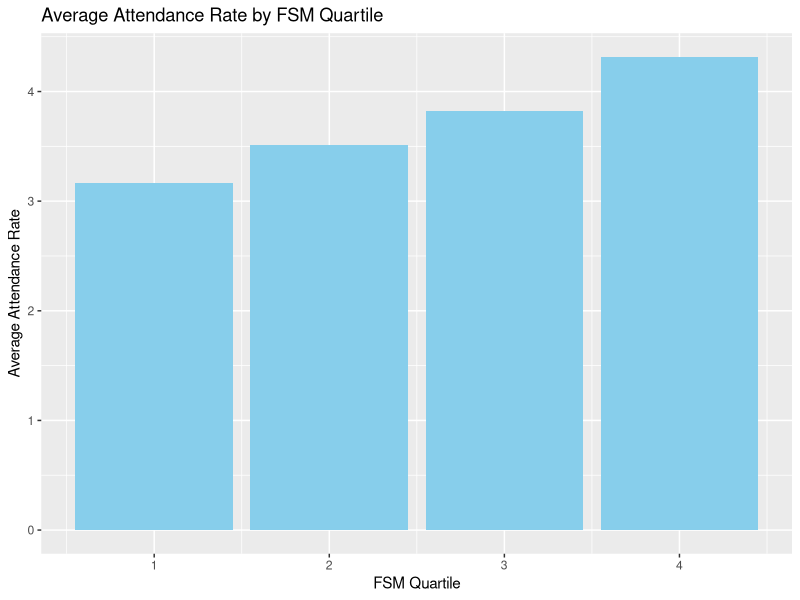
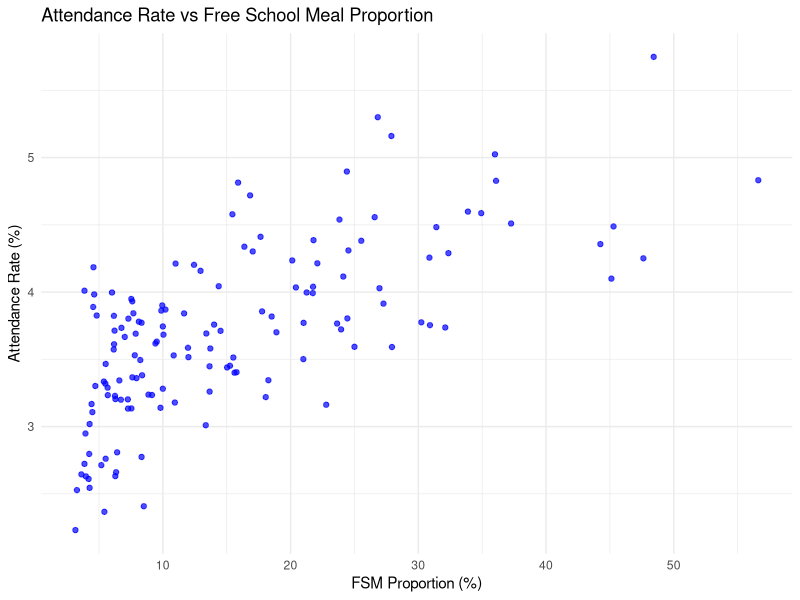
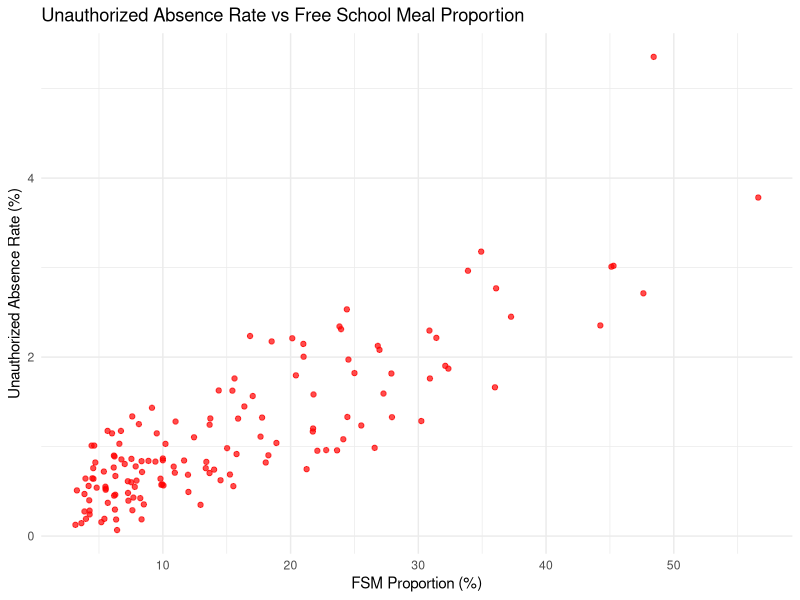
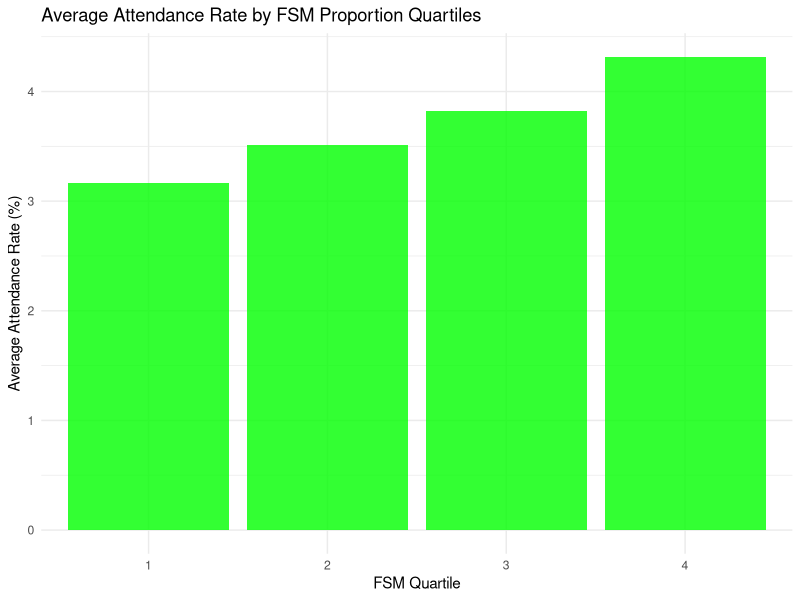
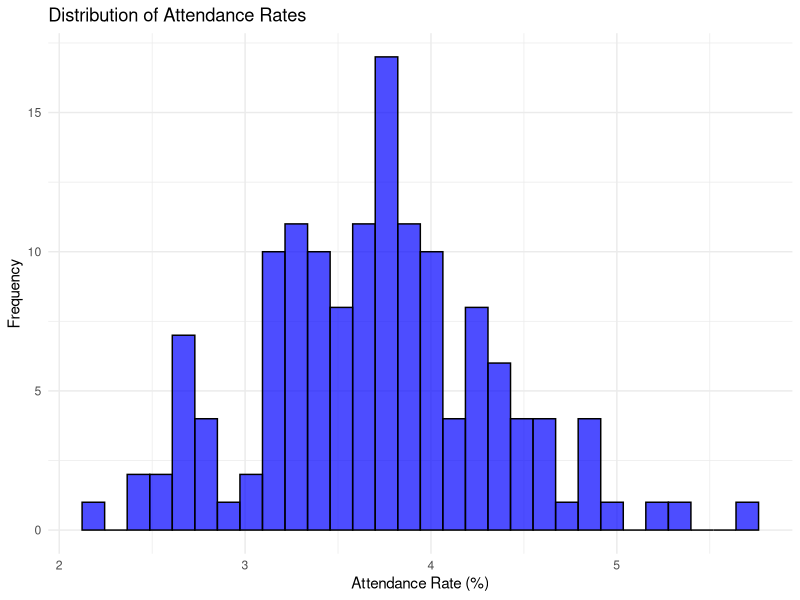
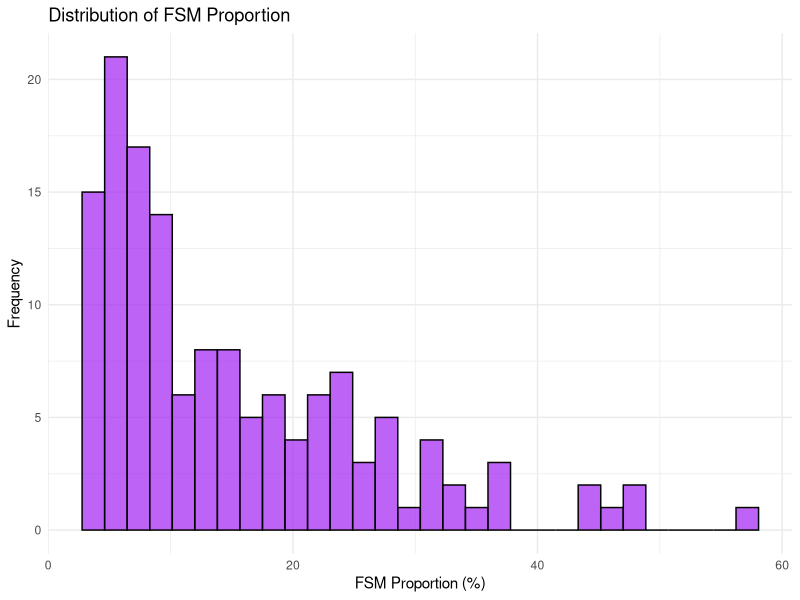
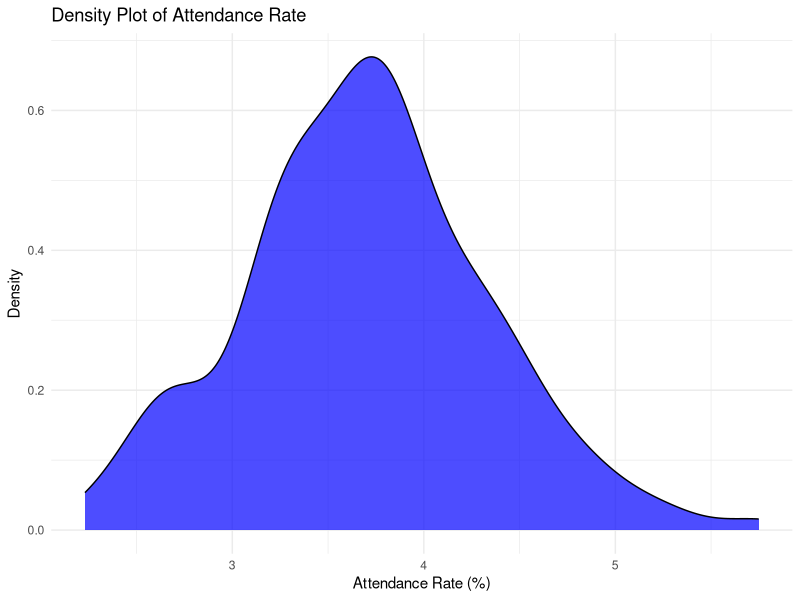
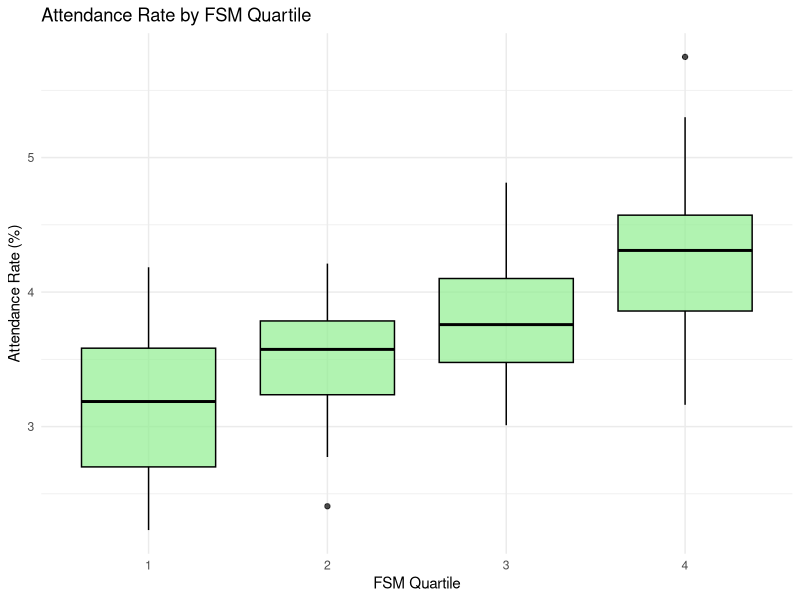

The R script that drew these images, in order:

# Installing Required Libraries for this project

install.packages("dplyr")
install.packages("ggplot2")


# Load required libraries
library(dplyr)
library(ggplot2)


# Loading Data Set
# Data Set Location in DataSet Folder

attendance <- read.csv("DataSet/secondary-attendance-csv-2.csv")
free_school_meals <- read.csv("DataSet/secondary-free-school-meals-csv-1.csv")

str(attendance)
str(free_school_meals)

# Cleaning Data

# Data Set -> Student Attendance
# Renaming Columns for better understanding
attendance <- attendance %>%
  rename(
    TotalPupils = Tot_Pupil,
    AuthorizedSessions = AuthSess,
    UnauthorizedSessions = UnauthSes,
    TotalSessions = TotalSess
  )

# Data Set -> Free School Meals
free_school_meals <- free_school_meals %>%
  rename(
    FSMEntitled = FSMEntitl,
    TotalRoll = TotalNOR
  )

# Merging Data 
merged_data <- merge(
  attendance, free_school_meals, 
  by = "lsoa11cd"
)

# Inspecting Merged Data set
head(merged_data)



# Calculating Metics
merged_data <- merged_data %>%
  mutate(
    AttendanceRate = (AuthorizedSessions / TotalSessions) * 100,
    UnauthorizedAbsenceRate = (UnauthorizedSessions / TotalSessions) * 100,
    FSMProportion = (FSMEntitled / TotalRoll) * 100
  )

# Inspecting the Merged Data
head(merged_data)

# Summary statistics
summary(merged_data)


# Getting 2 rows 1 coulmn 
head(merged_data,2)


# Correlation b/w FSM PROPORTION and ATTANDANCE METRICS
correlation_attendance <- cor(merged_data$FSMProportion, merged_data$AttendanceRate)

# Correlation b/w FSM PROPORTION and UNAUTHORIZED ABSENCE RATE
correlation_unauth <- cor(merged_data$FSMProportion, merged_data$UnauthorizedAbsenceRate)


print(paste("Correlation between FSM Proportion and Attendance Rate:", correlation_attendance))
print(paste("Correlation between FSM Proportion and Unauthorized Absence Rate:", correlation_unauth))


# Quartile Analysis
merged_data <- merged_data %>%
  mutate(FSMQuartile = ntile(FSMProportion, 4))

# Summary of FSM Quartile
quartile_summary <- merged_data %>%
  group_by(FSMQuartile) %>%
  summarize(AverageAttendanceRate = mean(AttendanceRate, na.rm = TRUE))


print(quartile_summary)



# Visulization of Quartile Analysis
# Bar Plot of FSM Quartile vs Average Attendance Rate

ggplot(quartile_summary, aes(x = FSMQuartile, y = AverageAttendanceRate)) +
  geom_bar(stat = "identity", fill = "skyblue") +
  labs(
    title = "Average Attendance Rate by FSM Quartile",
    x = "FSM Quartile",
    y = "Average Attendance Rate"
  )


# Scatter Plot
# Attendance Rate vs FSM Proportion


ggplot(merged_data, aes(x = FSMProportion, y = AttendanceRate)) +
  geom_point(color = "blue", alpha = 0.7) +
  ggtitle("Attendance Rate vs Free School Meal Proportion") +
  xlab("FSM Proportion (%)") +
  ylab("Attendance Rate (%)") +
  theme_minimal()


# Scatter Plot
# Unauthorized Absence Rate vs FSM Proportion'

ggplot(merged_data, aes(x = FSMProportion, y = UnauthorizedAbsenceRate)) +
  geom_point(color = "red", alpha = 0.7) +
  ggtitle("Unauthorized Absence Rate vs Free School Meal Proportion") +
  xlab("FSM Proportion (%)") +
  ylab("Unauthorized Absence Rate (%)") +
  theme_minimal()

# Bar Plot
# Average Attendance Rate by FSM Proportion Quartiles

ggplot(quartile_summary, aes(x = factor(FSMQuartile), y = AverageAttendanceRate)) +
  geom_bar(stat = "identity", fill = "green", alpha = 0.8) +
  ggtitle("Average Attendance Rate by FSM Proportion Quartiles") +
  xlab("FSM Quartile") +
  ylab("Average Attendance Rate (%)") +
  theme_minimal()




# Histogram
# Distribution of Attendance Rates

ggplot(merged_data, aes(x = AttendanceRate)) +
  geom_histogram(bins = 30, fill = "blue", color = "black", alpha = 0.7) +
  ggtitle("Distribution of Attendance Rates") +
  xlab("Attendance Rate (%)") +
  ylab("Frequency") +
  theme_minimal()



# Histogram
# Distribution of FSM Proportion

ggplot(merged_data, aes(x = FSMProportion)) +
  geom_histogram(bins = 30, fill = "purple", color = "black", alpha = 0.7) +
  ggtitle("Distribution of FSM Proportion") +
  xlab("FSM Proportion (%)") +
  ylab("Frequency") +
  theme_minimal()



# Density Plot
# Attendance Rate Distribution

ggplot(merged_data, aes(x = AttendanceRate)) +
  geom_density(fill = "blue", alpha = 0.7) +
  ggtitle("Density Plot of Attendance Rate") +
  xlab("Attendance Rate (%)") +
  ylab("Density") +
  theme_minimal()


# Boxplot
# Attendance Rate by FSM Quartile

ggplot(merged_data, aes(x = factor(FSMQuartile), y = AttendanceRate)) +
  geom_boxplot(fill = "lightgreen", color = "black", alpha = 0.7) +
  ggtitle("Attendance Rate by FSM Quartile") +
  xlab("FSM Quartile") +
  ylab("Attendance Rate (%)") +
  theme_minimal()


